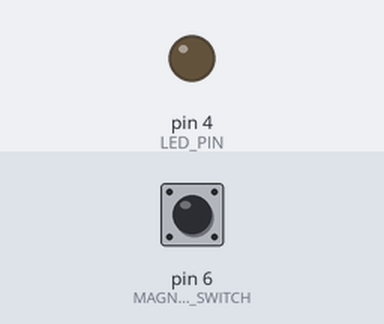
A sketch run on a simulated Arduino Uno, built with avr-gcc and run on an emulated ATmega328P. On the bench: output pins drawn as LEDs (lit = HIGH). The test bench sets the inputs (shaded band); at power-on: pin 6 (MAGNETIC_SWITCH) LOW.

Above: at 1.2 s.
1.3 s: pin 6 (MAGNETIC_SWITCH) pulled HIGH for 0.15 s
At 1.37 s:
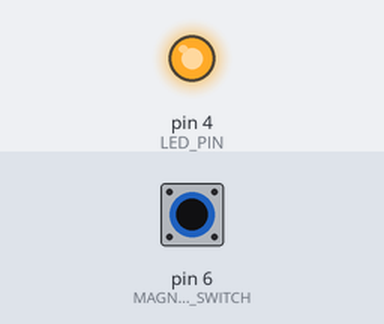
2.9 s: pin 6 (MAGNETIC_SWITCH) pulled HIGH for 3.2 s
At 6.6 s:
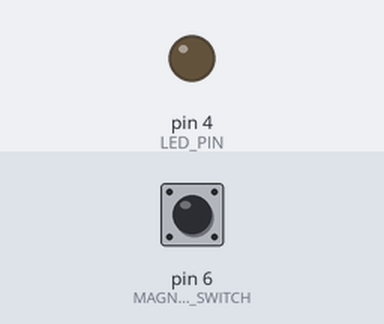
Timing chart, 0 to 8.1 s (numbered marks = the images above; inputs shaded):
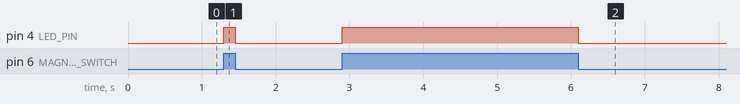

The sketch:

Using_Magnetism_To_Switch_An_LED_On_And_Off.ino
```cpp
#define LED_PIN 4 //Use digital pin 5 for the LED
#define MAGNETIC_SWITCH 6 //Use digital pin 7 for the magnetic switch

void setup()
{
  //Set the digital pin modes
  pinMode(MAGNETIC_SWITCH, INPUT);
  pinMode(LED_PIN,OUTPUT);
}

void loop()
{
  //Read the current state of the magnetic switch
  int sensorValue = digitalRead(MAGNETIC_SWITCH);

  if(sensorValue == HIGH)
  {
    //If the switch is activated turn the LED on
    digitalWrite(LED_PIN, HIGH);
  }
  else
  {
    //If not, turn the LED off
    digitalWrite(LED_PIN, LOW);
  }
}
```

Measured:
- after the input at 1.3 s, pin 4 (LED_PIN): LOW → HIGH at once, → LOW 0.15 s later
- after the input at 2.9 s, pin 4 (LED_PIN): LOW → HIGH at once, → LOW 3.2 s later
